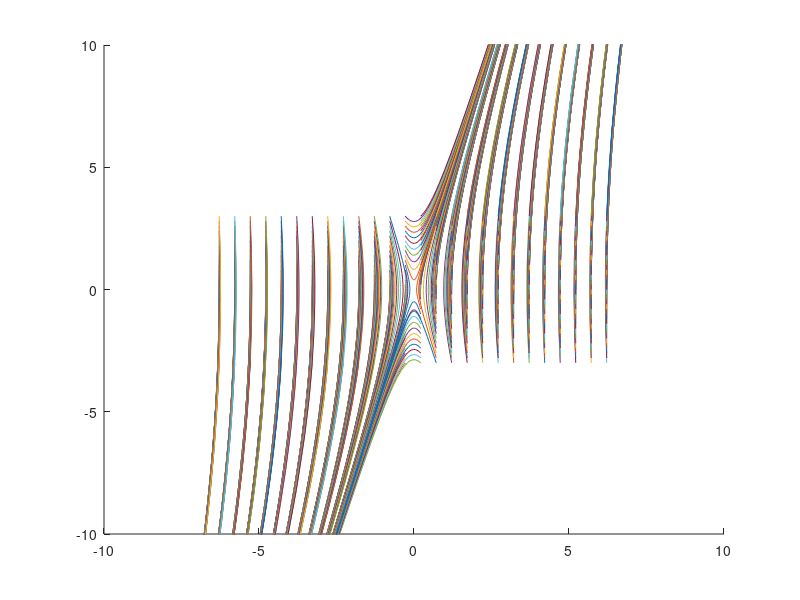

Recreate this plot in MATLAB.
%https://www.youtube.com/watch?v=691fsAgdmok
function phase_portraits()
close all
clc

tspan = [0 10];
figure()
hold on
for x0 = (-2*pi):0.5:(2*pi)
    for xdot0 = -3:0.2:3
        xinitial = [x0;xdot0];
        [tout,stateout] = ode45(@Derivatives,tspan,xinitial);
        %%%Phase Plane
        xout = stateout(:,1);
        xdotout = stateout(:,2);
        plot(xout,xdotout)
        drawnow
        axis([-10 10 -10 10])
    end
end

function dstatedt = Derivatives(t,state)

%x = state(1);
%xdot = state(2);

%%% s^2 + 2*zeta*wn*s + wn^2
%k = 10;
%m = 1;
%wn = sqrt(k/m);
%zed = 5;
%c = 2*zed*wn;
%A = [0 1;-k/m -c/m];
%xdbldot = -k/m*x - c/m*xdot;


theta = state(1);
thetadot = state(2);

g = 16;
L = 1;
c = 0;
%thetadbldot = -g/L*sin(theta) - c*thetadot;

%%% dxdot = df/dx * dx
%%% dx = x - x0
theta0 = pi;
A = [0 1;-g/L*cos(theta0) -c];

dstatedt = A*state;

%dstatedt = [thetadot;thetadbldot];